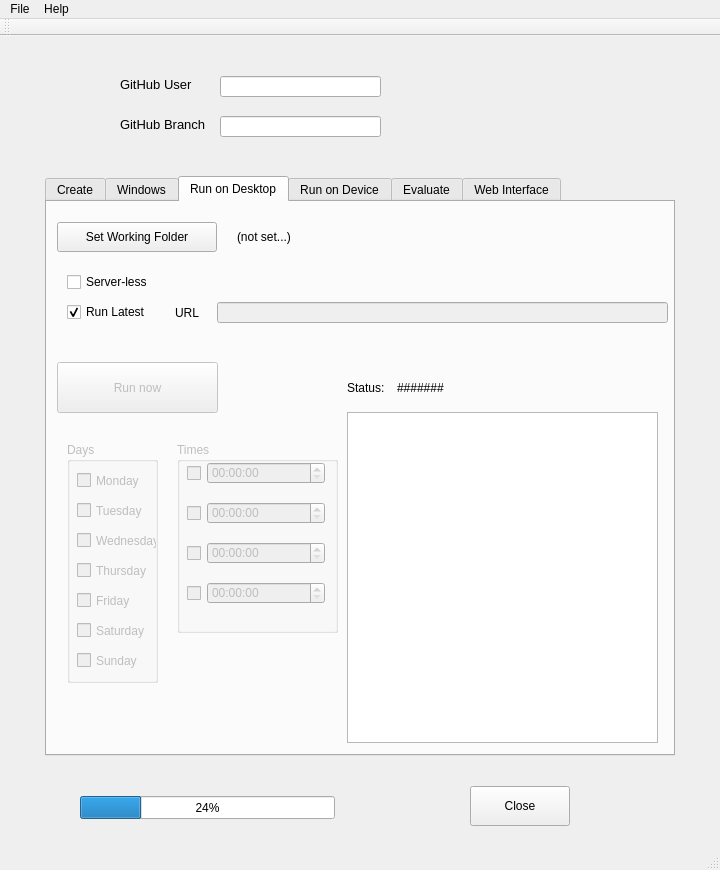
<?xml version="1.0" encoding="UTF-8"?>
<ui version="4.0">
 <class>NitpickClass</class>
 <widget class="QMainWindow" name="NitpickClass">
  <property name="geometry">
   <rect>
    <x>0</x>
    <y>0</y>
    <width>720</width>
    <height>870</height>
   </rect>
  </property>
  <property name="sizePolicy">
   <sizepolicy hsizetype="Fixed" vsizetype="Fixed">
    <horstretch>0</horstretch>
    <verstretch>0</verstretch>
   </sizepolicy>
  </property>
  <property name="windowTitle">
   <string>Nitpick</string>
  </property>
  <widget class="QWidget" name="centralWidget">
   <widget class="QPushButton" name="closeButton">
    <property name="geometry">
     <rect>
      <x>470</x>
      <y>750</y>
      <width>100</width>
      <height>40</height>
     </rect>
    </property>
    <property name="text">
     <string>Close</string>
    </property>
   </widget>
   <widget class="QTabWidget" name="tabWidget">
    <property name="geometry">
     <rect>
      <x>45</x>
      <y>140</y>
      <width>630</width>
      <height>580</height>
     </rect>
    </property>
    <property name="currentIndex">
     <number>2</number>
    </property>
    <widget class="QWidget" name="tab_1">
     <attribute name="title">
      <string>Create</string>
     </attribute>
     <widget class="QPushButton" name="createTestsButton">
      <property name="geometry">
       <rect>
        <x>195</x>
        <y>60</y>
        <width>220</width>
        <height>40</height>
       </rect>
      </property>
      <property name="text">
       <string>Create Tests</string>
      </property>
     </widget>
     <widget class="QPushButton" name="createMDFileButton">
      <property name="geometry">
       <rect>
        <x>70</x>
        <y>180</y>
        <width>220</width>
        <height>40</height>
       </rect>
      </property>
      <property name="text">
       <string>Create MD file</string>
      </property>
     </widget>
     <widget class="QPushButton" name="createAllMDFilesButton">
      <property name="geometry">
       <rect>
        <x>320</x>
        <y>180</y>
        <width>220</width>
        <height>40</height>
       </rect>
      </property>
      <property name="text">
       <string>Create all  MD files</string>
      </property>
     </widget>
     <widget class="QPushButton" name="createTestsOutlineButton">
      <property name="geometry">
       <rect>
        <x>195</x>
        <y>120</y>
        <width>220</width>
        <height>40</height>
       </rect>
      </property>
      <property name="text">
       <string>Create Tests Outline</string>
      </property>
     </widget>
     <widget class="QPushButton" name="createRecursiveScriptButton">
      <property name="geometry">
       <rect>
        <x>70</x>
        <y>300</y>
        <width>220</width>
        <height>40</height>
       </rect>
      </property>
      <property name="text">
       <string>Create Recursive Script</string>
      </property>
     </widget>
     <widget class="QPushButton" name="createAllRecursiveScriptsButton">
      <property name="geometry">
       <rect>
        <x>320</x>
        <y>300</y>
        <width>220</width>
        <height>40</height>
       </rect>
      </property>
      <property name="text">
       <string>Create all  Recursive Scripts</string>
      </property>
     </widget>
     <widget class="QPushButton" name="createTestAutoScriptButton">
      <property name="geometry">
       <rect>
        <x>70</x>
        <y>240</y>
        <width>220</width>
        <height>40</height>
       </rect>
      </property>
      <property name="text">
       <string>Create testAuto script</string>
      </property>
     </widget>
     <widget class="QPushButton" name="createAllTestAutoScriptsButton">
      <property name="geometry">
       <rect>
        <x>320</x>
        <y>240</y>
        <width>220</width>
        <height>40</height>
       </rect>
      </property>
      <property name="text">
       <string>Create all testAuto scripts</string>
      </property>
     </widget>
    </widget>
    <widget class="QWidget" name="tab_4">
     <attribute name="title">
      <string>Windows</string>
     </attribute>
     <widget class="QPushButton" name="hideTaskbarButton">
      <property name="geometry">
       <rect>
        <x>200</x>
        <y>130</y>
        <width>211</width>
        <height>40</height>
       </rect>
      </property>
      <property name="text">
       <string>Hide Windows Taskbar</string>
      </property>
     </widget>
     <widget class="QPushButton" name="showTaskbarButton">
      <property name="geometry">
       <rect>
        <x>200</x>
        <y>200</y>
        <width>211</width>
        <height>40</height>
       </rect>
      </property>
      <property name="text">
       <string>Show Windows Taskbar</string>
      </property>
     </widget>
    </widget>
    <widget class="QWidget" name="tab">
     <attribute name="title">
      <string>Run on Desktop</string>
     </attribute>
     <widget class="QPushButton" name="runNowButton">
      <property name="enabled">
       <bool>false</bool>
      </property>
      <property name="geometry">
       <rect>
        <x>10</x>
        <y>160</y>
        <width>161</width>
        <height>51</height>
       </rect>
      </property>
      <property name="text">
       <string>Run now</string>
      </property>
     </widget>
     <widget class="QGroupBox" name="daysGroupBox">
      <property name="enabled">
       <bool>false</bool>
      </property>
      <property name="geometry">
       <rect>
        <x>20</x>
        <y>240</y>
        <width>91</width>
        <height>241</height>
       </rect>
      </property>
      <property name="title">
       <string>Days</string>
      </property>
      <widget class="QCheckBox" name="sundayCheckBox">
       <property name="geometry">
        <rect>
         <x>10</x>
         <y>210</y>
         <width>80</width>
         <height>17</height>
        </rect>
       </property>
       <property name="text">
        <string>Sunday</string>
       </property>
      </widget>
      <widget class="QCheckBox" name="wednesdayCheckBox">
       <property name="geometry">
        <rect>
         <x>10</x>
         <y>90</y>
         <width>80</width>
         <height>17</height>
        </rect>
       </property>
       <property name="text">
        <string>Wednesday</string>
       </property>
      </widget>
      <widget class="QCheckBox" name="tuesdayCheckBox">
       <property name="geometry">
        <rect>
         <x>10</x>
         <y>60</y>
         <width>80</width>
         <height>17</height>
        </rect>
       </property>
       <property name="text">
        <string>Tuesday</string>
       </property>
      </widget>
      <widget class="QCheckBox" name="thursdayCheckBox">
       <property name="geometry">
        <rect>
         <x>10</x>
         <y>120</y>
         <width>80</width>
         <height>17</height>
        </rect>
       </property>
       <property name="text">
        <string>Thursday</string>
       </property>
      </widget>
      <widget class="QCheckBox" name="fridayCheckBox">
       <property name="geometry">
        <rect>
         <x>10</x>
         <y>150</y>
         <width>80</width>
         <height>17</height>
        </rect>
       </property>
       <property name="text">
        <string>Friday</string>
       </property>
      </widget>
      <widget class="QCheckBox" name="saturdayCheckBox">
       <property name="geometry">
        <rect>
         <x>10</x>
         <y>180</y>
         <width>80</width>
         <height>17</height>
        </rect>
       </property>
       <property name="text">
        <string>Saturday</string>
       </property>
      </widget>
      <widget class="QCheckBox" name="mondayCheckBox">
       <property name="geometry">
        <rect>
         <x>10</x>
         <y>30</y>
         <width>80</width>
         <height>17</height>
        </rect>
       </property>
       <property name="text">
        <string>Monday</string>
       </property>
      </widget>
     </widget>
     <widget class="QGroupBox" name="timesGroupBox">
      <property name="enabled">
       <bool>false</bool>
      </property>
      <property name="geometry">
       <rect>
        <x>130</x>
        <y>240</y>
        <width>161</width>
        <height>191</height>
       </rect>
      </property>
      <property name="title">
       <string>Times</string>
      </property>
      <widget class="QTimeEdit" name="timeEdit1">
       <property name="geometry">
        <rect>
         <x>30</x>
         <y>20</y>
         <width>118</width>
         <height>22</height>
        </rect>
       </property>
      </widget>
      <widget class="QTimeEdit" name="timeEdit2">
       <property name="geometry">
        <rect>
         <x>30</x>
         <y>60</y>
         <width>118</width>
         <height>22</height>
        </rect>
       </property>
      </widget>
      <widget class="QTimeEdit" name="timeEdit3">
       <property name="geometry">
        <rect>
         <x>30</x>
         <y>100</y>
         <width>118</width>
         <height>22</height>
        </rect>
       </property>
      </widget>
      <widget class="QTimeEdit" name="timeEdit4">
       <property name="geometry">
        <rect>
         <x>30</x>
         <y>140</y>
         <width>118</width>
         <height>22</height>
        </rect>
       </property>
      </widget>
      <widget class="QCheckBox" name="timeEdit1checkBox">
       <property name="geometry">
        <rect>
         <x>10</x>
         <y>23</y>
         <width>21</width>
         <height>17</height>
        </rect>
       </property>
       <property name="text">
        <string/>
       </property>
      </widget>
      <widget class="QCheckBox" name="timeEdit2checkBox">
       <property name="geometry">
        <rect>
         <x>10</x>
         <y>63</y>
         <width>21</width>
         <height>17</height>
        </rect>
       </property>
       <property name="text">
        <string/>
       </property>
      </widget>
      <widget class="QCheckBox" name="timeEdit3checkBox">
       <property name="geometry">
        <rect>
         <x>10</x>
         <y>103</y>
         <width>21</width>
         <height>17</height>
        </rect>
       </property>
       <property name="text">
        <string/>
       </property>
      </widget>
      <widget class="QCheckBox" name="timeEdit4checkBox">
       <property name="geometry">
        <rect>
         <x>10</x>
         <y>143</y>
         <width>21</width>
         <height>17</height>
        </rect>
       </property>
       <property name="text">
        <string/>
       </property>
      </widget>
     </widget>
     <widget class="QPushButton" name="setWorkingFolderRunOnDesktopButton">
      <property name="geometry">
       <rect>
        <x>10</x>
        <y>20</y>
        <width>160</width>
        <height>30</height>
       </rect>
      </property>
      <property name="text">
       <string>Set Working Folder</string>
      </property>
     </widget>
     <widget class="QLabel" name="workingFolderRunOnDesktopLabel">
      <property name="geometry">
       <rect>
        <x>190</x>
        <y>20</y>
        <width>320</width>
        <height>30</height>
       </rect>
      </property>
      <property name="text">
       <string>(not set...)</string>
      </property>
     </widget>
     <widget class="QPlainTextEdit" name="plainTextEdit">
      <property name="geometry">
       <rect>
        <x>300</x>
        <y>210</y>
        <width>311</width>
        <height>331</height>
       </rect>
      </property>
     </widget>
     <widget class="QLabel" name="workingFolderLabel_2">
      <property name="geometry">
       <rect>
        <x>300</x>
        <y>170</y>
        <width>41</width>
        <height>31</height>
       </rect>
      </property>
      <property name="text">
       <string>Status:</string>
      </property>
     </widget>
     <widget class="QLabel" name="statusLabel">
      <property name="geometry">
       <rect>
        <x>350</x>
        <y>170</y>
        <width>271</width>
        <height>31</height>
       </rect>
      </property>
      <property name="text">
       <string>#######</string>
      </property>
     </widget>
     <widget class="QCheckBox" name="checkBoxServerless">
      <property name="geometry">
       <rect>
        <x>20</x>
        <y>70</y>
        <width>120</width>
        <height>20</height>
       </rect>
      </property>
      <property name="toolTip">
       <string>&lt;html&gt;&lt;head/&gt;&lt;body&gt;&lt;p&gt;If unchecked, will not show results during evaluation&lt;/p&gt;&lt;/body&gt;&lt;/html&gt;</string>
      </property>
      <property name="text">
       <string>Server-less</string>
      </property>
      <property name="checked">
       <bool>false</bool>
      </property>
     </widget>
     <widget class="QCheckBox" name="checkBoxRunLatest">
      <property name="geometry">
       <rect>
        <x>20</x>
        <y>100</y>
        <width>120</width>
        <height>20</height>
       </rect>
      </property>
      <property name="toolTip">
       <string>&lt;html&gt;&lt;head/&gt;&lt;body&gt;&lt;p&gt;If unchecked, will not show results during evaluation&lt;/p&gt;&lt;/body&gt;&lt;/html&gt;</string>
      </property>
      <property name="text">
       <string>Run Latest</string>
      </property>
      <property name="checked">
       <bool>true</bool>
      </property>
     </widget>
     <widget class="QLabel" name="workingFolderLabel_3">
      <property name="geometry">
       <rect>
        <x>128</x>
        <y>95</y>
        <width>31</width>
        <height>31</height>
       </rect>
      </property>
      <property name="text">
       <string>URL</string>
      </property>
     </widget>
     <widget class="QLineEdit" name="urlLineEdit">
      <property name="enabled">
       <bool>false</bool>
      </property>
      <property name="geometry">
       <rect>
        <x>170</x>
        <y>100</y>
        <width>451</width>
        <height>21</height>
       </rect>
      </property>
     </widget>
    </widget>
    <widget class="QWidget" name="tab_5">
     <attribute name="title">
      <string>Run on Device</string>
     </attribute>
     <widget class="QPushButton" name="getDeviceButton">
      <property name="geometry">
       <rect>
        <x>10</x>
        <y>100</y>
        <width>160</width>
        <height>30</height>
       </rect>
      </property>
      <property name="text">
       <string>Get Device</string>
      </property>
     </widget>
     <widget class="QLabel" name="label">
      <property name="geometry">
       <rect>
        <x>190</x>
        <y>100</y>
        <width>230</width>
        <height>20</height>
       </rect>
      </property>
      <property name="text">
       <string>(not detected)</string>
      </property>
     </widget>
     <widget class="QPushButton" name="setWorkingFolderRunOnMobileButton">
      <property name="geometry">
       <rect>
        <x>10</x>
        <y>20</y>
        <width>160</width>
        <height>30</height>
       </rect>
      </property>
      <property name="text">
       <string>Set Working Folder</string>
      </property>
     </widget>
     <widget class="QLabel" name="workingFolderRunOnMobileLabel">
      <property name="geometry">
       <rect>
        <x>190</x>
        <y>20</y>
        <width>320</width>
        <height>30</height>
       </rect>
      </property>
      <property name="text">
       <string>(not set...)</string>
      </property>
     </widget>
    </widget>
    <widget class="QWidget" name="tab_2">
     <attribute name="title">
      <string>Evaluate</string>
     </attribute>
     <widget class="QCheckBox" name="checkBoxInteractiveMode">
      <property name="geometry">
       <rect>
        <x>190</x>
        <y>180</y>
        <width>131</width>
        <height>20</height>
       </rect>
      </property>
      <property name="toolTip">
       <string>&lt;html&gt;&lt;head/&gt;&lt;body&gt;&lt;p&gt;If unchecked, will not show results during evaluation&lt;/p&gt;&lt;/body&gt;&lt;/html&gt;</string>
      </property>
      <property name="text">
       <string>Interactive Mode</string>
      </property>
     </widget>
     <widget class="QPushButton" name="evaluateTestsButton">
      <property name="geometry">
       <rect>
        <x>330</x>
        <y>170</y>
        <width>181</width>
        <height>51</height>
       </rect>
      </property>
      <property name="text">
       <string>Evaluate Test</string>
      </property>
     </widget>
    </widget>
    <widget class="QWidget" name="tab_3">
     <attribute name="title">
      <string>Web Interface</string>
     </attribute>
     <widget class="QPushButton" name="updateTestRailRunResultsButton">
      <property name="geometry">
       <rect>
        <x>240</x>
        <y>220</y>
        <width>160</width>
        <height>40</height>
       </rect>
      </property>
      <property name="text">
       <string>Update Run Results</string>
      </property>
     </widget>
     <widget class="QRadioButton" name="createPythonScriptRadioButton">
      <property name="geometry">
       <rect>
        <x>170</x>
        <y>100</y>
        <width>95</width>
        <height>20</height>
       </rect>
      </property>
      <property name="text">
       <string>Python</string>
      </property>
      <property name="checked">
       <bool>true</bool>
      </property>
     </widget>
     <widget class="QPushButton" name="createTestRailRunButton">
      <property name="geometry">
       <rect>
        <x>240</x>
        <y>160</y>
        <width>160</width>
        <height>40</height>
       </rect>
      </property>
      <property name="text">
       <string>Create Run</string>
      </property>
     </widget>
     <widget class="QPushButton" name="createTestRailTestCasesButton">
      <property name="geometry">
       <rect>
        <x>240</x>
        <y>100</y>
        <width>160</width>
        <height>40</height>
       </rect>
      </property>
      <property name="text">
       <string>Create Test Cases</string>
      </property>
     </widget>
     <widget class="QRadioButton" name="createXMLScriptRadioButton">
      <property name="geometry">
       <rect>
        <x>170</x>
        <y>120</y>
        <width>95</width>
        <height>20</height>
       </rect>
      </property>
      <property name="text">
       <string>XML</string>
      </property>
     </widget>
     <widget class="QGroupBox" name="groupBox">
      <property name="geometry">
       <rect>
        <x>10</x>
        <y>30</y>
        <width>601</width>
        <height>300</height>
       </rect>
      </property>
      <property name="title">
       <string>TestRail</string>
      </property>
     </widget>
     <widget class="QGroupBox" name="groupBox_2">
      <property name="geometry">
       <rect>
        <x>10</x>
        <y>350</y>
        <width>601</width>
        <height>151</height>
       </rect>
      </property>
      <property name="title">
       <string>Amazon Web Services</string>
      </property>
      <widget class="QPushButton" name="createWebPagePushButton">
       <property name="enabled">
        <bool>true</bool>
       </property>
       <property name="geometry">
        <rect>
         <x>270</x>
         <y>30</y>
         <width>160</width>
         <height>51</height>
        </rect>
       </property>
       <property name="text">
        <string>Create Web Page</string>
       </property>
      </widget>
      <widget class="QCheckBox" name="updateAWSCheckBox">
       <property name="geometry">
        <rect>
         <x>150</x>
         <y>42</y>
         <width>111</width>
         <height>17</height>
        </rect>
       </property>
       <property name="text">
        <string>Update AWS</string>
       </property>
      </widget>
      <widget class="QLineEdit" name="awsURLLineEdit">
       <property name="geometry">
        <rect>
         <x>20</x>
         <y>90</y>
         <width>561</width>
         <height>21</height>
        </rect>
       </property>
      </widget>
     </widget>
     <zorder>groupBox</zorder>
     <zorder>updateTestRailRunResultsButton</zorder>
     <zorder>createPythonScriptRadioButton</zorder>
     <zorder>createTestRailRunButton</zorder>
     <zorder>createTestRailTestCasesButton</zorder>
     <zorder>createXMLScriptRadioButton</zorder>
     <zorder>groupBox_2</zorder>
    </widget>
   </widget>
   <widget class="QLabel" name="label_3">
    <property name="geometry">
     <rect>
      <x>120</x>
      <y>80</y>
      <width>110</width>
      <height>16</height>
     </rect>
    </property>
    <property name="font">
     <font>
      <pointsize>10</pointsize>
     </font>
    </property>
    <property name="text">
     <string>GitHub Branch</string>
    </property>
   </widget>
   <widget class="QLabel" name="label_4">
    <property name="geometry">
     <rect>
      <x>120</x>
      <y>40</y>
      <width>110</width>
      <height>16</height>
     </rect>
    </property>
    <property name="font">
     <font>
      <pointsize>10</pointsize>
     </font>
    </property>
    <property name="text">
     <string>GitHub User</string>
    </property>
   </widget>
   <widget class="QProgressBar" name="progressBar">
    <property name="geometry">
     <rect>
      <x>80</x>
      <y>760</y>
      <width>255</width>
      <height>23</height>
     </rect>
    </property>
    <property name="value">
     <number>24</number>
    </property>
   </widget>
   <widget class="QLineEdit" name="userLineEdit">
    <property name="geometry">
     <rect>
      <x>220</x>
      <y>40</y>
      <width>161</width>
      <height>21</height>
     </rect>
    </property>
   </widget>
   <widget class="QLineEdit" name="branchLineEdit">
    <property name="geometry">
     <rect>
      <x>220</x>
      <y>80</y>
      <width>161</width>
      <height>21</height>
     </rect>
    </property>
   </widget>
  </widget>
  <widget class="QMenuBar" name="menuBar">
   <property name="geometry">
    <rect>
     <x>0</x>
     <y>0</y>
     <width>720</width>
     <height>21</height>
    </rect>
   </property>
   <widget class="QMenu" name="menuFile">
    <property name="title">
     <string>File</string>
    </property>
    <addaction name="actionClose"/>
   </widget>
   <widget class="QMenu" name="menuHelp">
    <property name="title">
     <string>Help</string>
    </property>
    <addaction name="actionAbout"/>
    <addaction name="actionContent"/>
   </widget>
   <addaction name="menuFile"/>
   <addaction name="menuHelp"/>
  </widget>
  <widget class="QToolBar" name="mainToolBar">
   <attribute name="toolBarArea">
    <enum>TopToolBarArea</enum>
   </attribute>
   <attribute name="toolBarBreak">
    <bool>false</bool>
   </attribute>
  </widget>
  <widget class="QStatusBar" name="statusBar"/>
  <action name="actionClose">
   <property name="text">
    <string>Close</string>
   </property>
  </action>
  <action name="actionAbout">
   <property name="text">
    <string>About</string>
   </property>
  </action>
  <action name="actionContent">
   <property name="text">
    <string>Online readme</string>
   </property>
  </action>
 </widget>
 <layoutdefault spacing="6" margin="11"/>
 <tabstops>
  <tabstop>userLineEdit</tabstop>
  <tabstop>branchLineEdit</tabstop>
  <tabstop>createTestsButton</tabstop>
  <tabstop>createMDFileButton</tabstop>
  <tabstop>createAllMDFilesButton</tabstop>
  <tabstop>createTestsOutlineButton</tabstop>
  <tabstop>createRecursiveScriptButton</tabstop>
  <tabstop>createAllRecursiveScriptsButton</tabstop>
  <tabstop>createTestAutoScriptButton</tabstop>
  <tabstop>createAllTestAutoScriptsButton</tabstop>
  <tabstop>hideTaskbarButton</tabstop>
  <tabstop>showTaskbarButton</tabstop>
  <tabstop>runNowButton</tabstop>
  <tabstop>sundayCheckBox</tabstop>
  <tabstop>wednesdayCheckBox</tabstop>
  <tabstop>tuesdayCheckBox</tabstop>
  <tabstop>thursdayCheckBox</tabstop>
  <tabstop>fridayCheckBox</tabstop>
  <tabstop>saturdayCheckBox</tabstop>
  <tabstop>mondayCheckBox</tabstop>
  <tabstop>timeEdit1</tabstop>
  <tabstop>timeEdit2</tabstop>
  <tabstop>timeEdit3</tabstop>
  <tabstop>timeEdit4</tabstop>
  <tabstop>timeEdit1checkBox</tabstop>
  <tabstop>timeEdit2checkBox</tabstop>
  <tabstop>timeEdit3checkBox</tabstop>
  <tabstop>timeEdit4checkBox</tabstop>
  <tabstop>setWorkingFolderRunOnDesktopButton</tabstop>
  <tabstop>plainTextEdit</tabstop>
  <tabstop>checkBoxServerless</tabstop>
  <tabstop>checkBoxRunLatest</tabstop>
  <tabstop>urlLineEdit</tabstop>
  <tabstop>checkBoxInteractiveMode</tabstop>
  <tabstop>evaluateTestsButton</tabstop>
  <tabstop>updateTestRailRunResultsButton</tabstop>
  <tabstop>createPythonScriptRadioButton</tabstop>
  <tabstop>createTestRailRunButton</tabstop>
  <tabstop>createTestRailTestCasesButton</tabstop>
  <tabstop>createXMLScriptRadioButton</tabstop>
  <tabstop>createWebPagePushButton</tabstop>
  <tabstop>updateAWSCheckBox</tabstop>
  <tabstop>awsURLLineEdit</tabstop>
  <tabstop>closeButton</tabstop>
  <tabstop>tabWidget</tabstop>
 </tabstops>
 <resources/>
 <connections/>
</ui>
